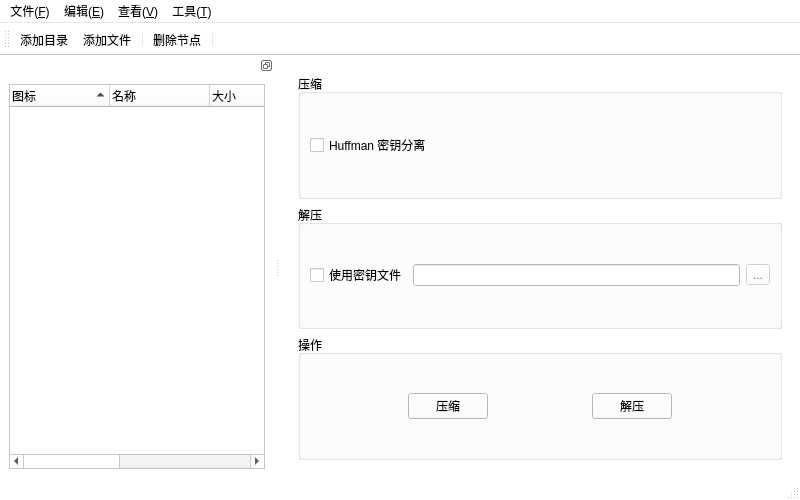
<?xml version="1.0" encoding="UTF-8"?>
<ui version="4.0">
 <class>MainWindow</class>
 <widget class="QMainWindow" name="MainWindow">
  <property name="geometry">
   <rect>
    <x>0</x>
    <y>0</y>
    <width>800</width>
    <height>500</height>
   </rect>
  </property>
  <property name="sizePolicy">
   <sizepolicy hsizetype="Preferred" vsizetype="Preferred">
    <horstretch>0</horstretch>
    <verstretch>0</verstretch>
   </sizepolicy>
  </property>
  <property name="minimumSize">
   <size>
    <width>0</width>
    <height>0</height>
   </size>
  </property>
  <property name="palette">
   <palette>
    <active>
     <colorrole role="WindowText">
      <brush brushstyle="SolidPattern">
       <color alpha="255">
        <red>0</red>
        <green>0</green>
        <blue>0</blue>
       </color>
      </brush>
     </colorrole>
     <colorrole role="Button">
      <brush brushstyle="SolidPattern">
       <color alpha="255">
        <red>255</red>
        <green>255</green>
        <blue>255</blue>
       </color>
      </brush>
     </colorrole>
     <colorrole role="Light">
      <brush brushstyle="SolidPattern">
       <color alpha="255">
        <red>255</red>
        <green>255</green>
        <blue>255</blue>
       </color>
      </brush>
     </colorrole>
     <colorrole role="Midlight">
      <brush brushstyle="SolidPattern">
       <color alpha="255">
        <red>255</red>
        <green>255</green>
        <blue>255</blue>
       </color>
      </brush>
     </colorrole>
     <colorrole role="Dark">
      <brush brushstyle="SolidPattern">
       <color alpha="255">
        <red>127</red>
        <green>127</green>
        <blue>127</blue>
       </color>
      </brush>
     </colorrole>
     <colorrole role="Mid">
      <brush brushstyle="SolidPattern">
       <color alpha="255">
        <red>170</red>
        <green>170</green>
        <blue>170</blue>
       </color>
      </brush>
     </colorrole>
     <colorrole role="Text">
      <brush brushstyle="SolidPattern">
       <color alpha="255">
        <red>0</red>
        <green>0</green>
        <blue>0</blue>
       </color>
      </brush>
     </colorrole>
     <colorrole role="BrightText">
      <brush brushstyle="SolidPattern">
       <color alpha="255">
        <red>255</red>
        <green>255</green>
        <blue>255</blue>
       </color>
      </brush>
     </colorrole>
     <colorrole role="ButtonText">
      <brush brushstyle="SolidPattern">
       <color alpha="255">
        <red>0</red>
        <green>0</green>
        <blue>0</blue>
       </color>
      </brush>
     </colorrole>
     <colorrole role="Base">
      <brush brushstyle="SolidPattern">
       <color alpha="255">
        <red>255</red>
        <green>255</green>
        <blue>255</blue>
       </color>
      </brush>
     </colorrole>
     <colorrole role="Window">
      <brush brushstyle="SolidPattern">
       <color alpha="255">
        <red>255</red>
        <green>255</green>
        <blue>255</blue>
       </color>
      </brush>
     </colorrole>
     <colorrole role="Shadow">
      <brush brushstyle="SolidPattern">
       <color alpha="255">
        <red>0</red>
        <green>0</green>
        <blue>0</blue>
       </color>
      </brush>
     </colorrole>
     <colorrole role="AlternateBase">
      <brush brushstyle="SolidPattern">
       <color alpha="255">
        <red>255</red>
        <green>255</green>
        <blue>255</blue>
       </color>
      </brush>
     </colorrole>
     <colorrole role="ToolTipBase">
      <brush brushstyle="SolidPattern">
       <color alpha="255">
        <red>255</red>
        <green>255</green>
        <blue>220</blue>
       </color>
      </brush>
     </colorrole>
     <colorrole role="ToolTipText">
      <brush brushstyle="SolidPattern">
       <color alpha="255">
        <red>0</red>
        <green>0</green>
        <blue>0</blue>
       </color>
      </brush>
     </colorrole>
     <colorrole role="PlaceholderText">
      <brush brushstyle="SolidPattern">
       <color alpha="127">
        <red>0</red>
        <green>0</green>
        <blue>0</blue>
       </color>
      </brush>
     </colorrole>
     <colorrole role="Accent">
      <brush brushstyle="SolidPattern">
       <color alpha="255">
        <red>255</red>
        <green>255</green>
        <blue>255</blue>
       </color>
      </brush>
     </colorrole>
    </active>
    <inactive>
     <colorrole role="WindowText">
      <brush brushstyle="SolidPattern">
       <color alpha="255">
        <red>0</red>
        <green>0</green>
        <blue>0</blue>
       </color>
      </brush>
     </colorrole>
     <colorrole role="Button">
      <brush brushstyle="SolidPattern">
       <color alpha="255">
        <red>255</red>
        <green>255</green>
        <blue>255</blue>
       </color>
      </brush>
     </colorrole>
     <colorrole role="Light">
      <brush brushstyle="SolidPattern">
       <color alpha="255">
        <red>255</red>
        <green>255</green>
        <blue>255</blue>
       </color>
      </brush>
     </colorrole>
     <colorrole role="Midlight">
      <brush brushstyle="SolidPattern">
       <color alpha="255">
        <red>255</red>
        <green>255</green>
        <blue>255</blue>
       </color>
      </brush>
     </colorrole>
     <colorrole role="Dark">
      <brush brushstyle="SolidPattern">
       <color alpha="255">
        <red>127</red>
        <green>127</green>
        <blue>127</blue>
       </color>
      </brush>
     </colorrole>
     <colorrole role="Mid">
      <brush brushstyle="SolidPattern">
       <color alpha="255">
        <red>170</red>
        <green>170</green>
        <blue>170</blue>
       </color>
      </brush>
     </colorrole>
     <colorrole role="Text">
      <brush brushstyle="SolidPattern">
       <color alpha="255">
        <red>0</red>
        <green>0</green>
        <blue>0</blue>
       </color>
      </brush>
     </colorrole>
     <colorrole role="BrightText">
      <brush brushstyle="SolidPattern">
       <color alpha="255">
        <red>255</red>
        <green>255</green>
        <blue>255</blue>
       </color>
      </brush>
     </colorrole>
     <colorrole role="ButtonText">
      <brush brushstyle="SolidPattern">
       <color alpha="255">
        <red>0</red>
        <green>0</green>
        <blue>0</blue>
       </color>
      </brush>
     </colorrole>
     <colorrole role="Base">
      <brush brushstyle="SolidPattern">
       <color alpha="255">
        <red>255</red>
        <green>255</green>
        <blue>255</blue>
       </color>
      </brush>
     </colorrole>
     <colorrole role="Window">
      <brush brushstyle="SolidPattern">
       <color alpha="255">
        <red>255</red>
        <green>255</green>
        <blue>255</blue>
       </color>
      </brush>
     </colorrole>
     <colorrole role="Shadow">
      <brush brushstyle="SolidPattern">
       <color alpha="255">
        <red>0</red>
        <green>0</green>
        <blue>0</blue>
       </color>
      </brush>
     </colorrole>
     <colorrole role="AlternateBase">
      <brush brushstyle="SolidPattern">
       <color alpha="255">
        <red>255</red>
        <green>255</green>
        <blue>255</blue>
       </color>
      </brush>
     </colorrole>
     <colorrole role="ToolTipBase">
      <brush brushstyle="SolidPattern">
       <color alpha="255">
        <red>255</red>
        <green>255</green>
        <blue>220</blue>
       </color>
      </brush>
     </colorrole>
     <colorrole role="ToolTipText">
      <brush brushstyle="SolidPattern">
       <color alpha="255">
        <red>0</red>
        <green>0</green>
        <blue>0</blue>
       </color>
      </brush>
     </colorrole>
     <colorrole role="PlaceholderText">
      <brush brushstyle="SolidPattern">
       <color alpha="127">
        <red>0</red>
        <green>0</green>
        <blue>0</blue>
       </color>
      </brush>
     </colorrole>
     <colorrole role="Accent">
      <brush brushstyle="SolidPattern">
       <color alpha="255">
        <red>255</red>
        <green>255</green>
        <blue>255</blue>
       </color>
      </brush>
     </colorrole>
    </inactive>
    <disabled>
     <colorrole role="WindowText">
      <brush brushstyle="SolidPattern">
       <color alpha="255">
        <red>127</red>
        <green>127</green>
        <blue>127</blue>
       </color>
      </brush>
     </colorrole>
     <colorrole role="Button">
      <brush brushstyle="SolidPattern">
       <color alpha="255">
        <red>255</red>
        <green>255</green>
        <blue>255</blue>
       </color>
      </brush>
     </colorrole>
     <colorrole role="Light">
      <brush brushstyle="SolidPattern">
       <color alpha="255">
        <red>255</red>
        <green>255</green>
        <blue>255</blue>
       </color>
      </brush>
     </colorrole>
     <colorrole role="Midlight">
      <brush brushstyle="SolidPattern">
       <color alpha="255">
        <red>255</red>
        <green>255</green>
        <blue>255</blue>
       </color>
      </brush>
     </colorrole>
     <colorrole role="Dark">
      <brush brushstyle="SolidPattern">
       <color alpha="255">
        <red>127</red>
        <green>127</green>
        <blue>127</blue>
       </color>
      </brush>
     </colorrole>
     <colorrole role="Mid">
      <brush brushstyle="SolidPattern">
       <color alpha="255">
        <red>170</red>
        <green>170</green>
        <blue>170</blue>
       </color>
      </brush>
     </colorrole>
     <colorrole role="Text">
      <brush brushstyle="SolidPattern">
       <color alpha="255">
        <red>127</red>
        <green>127</green>
        <blue>127</blue>
       </color>
      </brush>
     </colorrole>
     <colorrole role="BrightText">
      <brush brushstyle="SolidPattern">
       <color alpha="255">
        <red>255</red>
        <green>255</green>
        <blue>255</blue>
       </color>
      </brush>
     </colorrole>
     <colorrole role="ButtonText">
      <brush brushstyle="SolidPattern">
       <color alpha="255">
        <red>127</red>
        <green>127</green>
        <blue>127</blue>
       </color>
      </brush>
     </colorrole>
     <colorrole role="Base">
      <brush brushstyle="SolidPattern">
       <color alpha="255">
        <red>255</red>
        <green>255</green>
        <blue>255</blue>
       </color>
      </brush>
     </colorrole>
     <colorrole role="Window">
      <brush brushstyle="SolidPattern">
       <color alpha="255">
        <red>255</red>
        <green>255</green>
        <blue>255</blue>
       </color>
      </brush>
     </colorrole>
     <colorrole role="Shadow">
      <brush brushstyle="SolidPattern">
       <color alpha="255">
        <red>0</red>
        <green>0</green>
        <blue>0</blue>
       </color>
      </brush>
     </colorrole>
     <colorrole role="AlternateBase">
      <brush brushstyle="SolidPattern">
       <color alpha="255">
        <red>255</red>
        <green>255</green>
        <blue>255</blue>
       </color>
      </brush>
     </colorrole>
     <colorrole role="ToolTipBase">
      <brush brushstyle="SolidPattern">
       <color alpha="255">
        <red>255</red>
        <green>255</green>
        <blue>220</blue>
       </color>
      </brush>
     </colorrole>
     <colorrole role="ToolTipText">
      <brush brushstyle="SolidPattern">
       <color alpha="255">
        <red>0</red>
        <green>0</green>
        <blue>0</blue>
       </color>
      </brush>
     </colorrole>
     <colorrole role="PlaceholderText">
      <brush brushstyle="SolidPattern">
       <color alpha="127">
        <red>127</red>
        <green>127</green>
        <blue>127</blue>
       </color>
      </brush>
     </colorrole>
     <colorrole role="Accent">
      <brush brushstyle="SolidPattern">
       <color alpha="255">
        <red>255</red>
        <green>255</green>
        <blue>255</blue>
       </color>
      </brush>
     </colorrole>
    </disabled>
   </palette>
  </property>
  <property name="windowTitle">
   <string>HUFCompressor</string>
  </property>
  <property name="windowIcon">
   <iconset resource="icons.qrc">
    <normaloff>:/fileIcons/resources/title.ico</normaloff>:/fileIcons/resources/title.ico</iconset>
  </property>
  <widget class="QWidget" name="centralwidget">
   <layout class="QGridLayout" name="gridLayout">
    <item row="1" column="0">
     <widget class="QScrollArea" name="scrollArea_mainControl">
      <property name="frameShape">
       <enum>QFrame::NoFrame</enum>
      </property>
      <property name="frameShadow">
       <enum>QFrame::Plain</enum>
      </property>
      <property name="widgetResizable">
       <bool>true</bool>
      </property>
      <widget class="QWidget" name="scrollAreaWidgetContents">
       <property name="geometry">
        <rect>
         <x>0</x>
         <y>0</y>
         <width>519</width>
         <height>426</height>
        </rect>
       </property>
       <layout class="QGridLayout" name="gridLayout_3">
        <item row="0" column="1">
         <widget class="QGroupBox" name="groupBox_compress">
          <property name="sizePolicy">
           <sizepolicy hsizetype="Expanding" vsizetype="Expanding">
            <horstretch>0</horstretch>
            <verstretch>0</verstretch>
           </sizepolicy>
          </property>
          <property name="title">
           <string>压缩</string>
          </property>
          <layout class="QGridLayout" name="gridLayout_4">
           <item row="0" column="0">
            <widget class="QCheckBox" name="checkBox_useSeperateKeytoCompress">
             <property name="toolTip">
              <string>分离 Huffman 编码</string>
             </property>
             <property name="statusTip">
              <string>不写入 Huffman 信息到文件中，分离作为密钥文件</string>
             </property>
             <property name="text">
              <string>Huffman 密钥分离</string>
             </property>
            </widget>
           </item>
          </layout>
         </widget>
        </item>
        <item row="3" column="1">
         <widget class="QGroupBox" name="groupBox">
          <property name="sizePolicy">
           <sizepolicy hsizetype="Expanding" vsizetype="Expanding">
            <horstretch>0</horstretch>
            <verstretch>0</verstretch>
           </sizepolicy>
          </property>
          <property name="title">
           <string>操作</string>
          </property>
          <layout class="QHBoxLayout" name="horizontalLayout">
           <item>
            <spacer name="horizontalSpacer_2">
             <property name="orientation">
              <enum>Qt::Horizontal</enum>
             </property>
             <property name="sizeHint" stdset="0">
              <size>
               <width>40</width>
               <height>20</height>
              </size>
             </property>
            </spacer>
           </item>
           <item>
            <widget class="QPushButton" name="pushButton_compress">
             <property name="text">
              <string>压缩</string>
             </property>
            </widget>
           </item>
           <item>
            <spacer name="horizontalSpacer">
             <property name="orientation">
              <enum>Qt::Horizontal</enum>
             </property>
             <property name="sizeHint" stdset="0">
              <size>
               <width>40</width>
               <height>20</height>
              </size>
             </property>
            </spacer>
           </item>
           <item>
            <widget class="QPushButton" name="pushButton_decompress">
             <property name="text">
              <string>解压</string>
             </property>
            </widget>
           </item>
           <item>
            <spacer name="horizontalSpacer_3">
             <property name="orientation">
              <enum>Qt::Horizontal</enum>
             </property>
             <property name="sizeHint" stdset="0">
              <size>
               <width>40</width>
               <height>20</height>
              </size>
             </property>
            </spacer>
           </item>
          </layout>
         </widget>
        </item>
        <item row="1" column="1">
         <widget class="QGroupBox" name="groupBox_decompress">
          <property name="sizePolicy">
           <sizepolicy hsizetype="Expanding" vsizetype="Expanding">
            <horstretch>0</horstretch>
            <verstretch>0</verstretch>
           </sizepolicy>
          </property>
          <property name="title">
           <string>解压</string>
          </property>
          <layout class="QGridLayout" name="gridLayout_5">
           <item row="1" column="0">
            <layout class="QHBoxLayout" name="horizontalLayout_2">
             <item>
              <widget class="QCheckBox" name="checkBox_useKeytoDecompress">
               <property name="toolTip">
                <string>添加 Huffman 树密钥文件</string>
               </property>
               <property name="statusTip">
                <string>添加密钥文件作进行解码</string>
               </property>
               <property name="text">
                <string>使用密钥文件</string>
               </property>
              </widget>
             </item>
             <item>
              <widget class="QLineEdit" name="lineEdit_pathDisplay">
               <property name="enabled">
                <bool>false</bool>
               </property>
               <property name="text">
                <string/>
               </property>
               <property name="readOnly">
                <bool>true</bool>
               </property>
              </widget>
             </item>
             <item>
              <widget class="QToolButton" name="toolButton_selectPath">
               <property name="enabled">
                <bool>false</bool>
               </property>
               <property name="text">
                <string>...</string>
               </property>
              </widget>
             </item>
            </layout>
           </item>
          </layout>
         </widget>
        </item>
       </layout>
      </widget>
     </widget>
    </item>
   </layout>
  </widget>
  <widget class="QMenuBar" name="menubar">
   <property name="geometry">
    <rect>
     <x>0</x>
     <y>0</y>
     <width>800</width>
     <height>17</height>
    </rect>
   </property>
   <widget class="QMenu" name="menu_F">
    <property name="title">
     <string>文件(&amp;F)</string>
    </property>
    <addaction name="actFile_addDir"/>
    <addaction name="actFile_addFile"/>
    <addaction name="separator"/>
    <addaction name="act_Exit"/>
   </widget>
   <widget class="QMenu" name="menu_E">
    <property name="title">
     <string>编辑(&amp;E)</string>
    </property>
    <addaction name="actEdit_selectAll"/>
    <addaction name="actEdit_cancelAll"/>
    <addaction name="separator"/>
    <addaction name="actFile_deleteFileNode"/>
    <addaction name="actEdit_enbaleMultiSelect"/>
   </widget>
   <widget class="QMenu" name="menu_V">
    <property name="title">
     <string>查看(&amp;V)</string>
    </property>
    <addaction name="actView_displayIcons"/>
    <addaction name="actView_displayName"/>
    <addaction name="actView_displaySize"/>
    <addaction name="actView_displayPath"/>
    <addaction name="actView_displayEditTime"/>
    <addaction name="actView_displayProperties"/>
   </widget>
   <widget class="QMenu" name="menu_T">
    <property name="title">
     <string>工具(&amp;T)</string>
    </property>
    <addaction name="actTool_options"/>
    <addaction name="separator"/>
    <addaction name="actTool_about"/>
   </widget>
   <addaction name="menu_F"/>
   <addaction name="menu_E"/>
   <addaction name="menu_V"/>
   <addaction name="menu_T"/>
  </widget>
  <widget class="QStatusBar" name="statusbar"/>
  <widget class="QToolBar" name="toolBar">
   <property name="windowTitle">
    <string>toolBar</string>
   </property>
   <attribute name="toolBarArea">
    <enum>TopToolBarArea</enum>
   </attribute>
   <attribute name="toolBarBreak">
    <bool>false</bool>
   </attribute>
   <addaction name="actFile_addDir"/>
   <addaction name="actFile_addFile"/>
   <addaction name="separator"/>
   <addaction name="actFile_deleteFileNode"/>
   <addaction name="separator"/>
  </widget>
  <widget class="QDockWidget" name="dockWidget">
   <property name="sizePolicy">
    <sizepolicy hsizetype="Expanding" vsizetype="Expanding">
     <horstretch>0</horstretch>
     <verstretch>0</verstretch>
    </sizepolicy>
   </property>
   <property name="minimumSize">
    <size>
     <width>63</width>
     <height>80</height>
    </size>
   </property>
   <property name="features">
    <set>QDockWidget::DockWidgetFloatable|QDockWidget::DockWidgetMovable</set>
   </property>
   <attribute name="dockWidgetArea">
    <number>1</number>
   </attribute>
   <widget class="QWidget" name="dockWidgetContents">
    <layout class="QGridLayout" name="gridLayout_2">
     <item row="0" column="1">
      <widget class="QTreeWidget" name="treeWidget">
       <property name="sizePolicy">
        <sizepolicy hsizetype="Expanding" vsizetype="Expanding">
         <horstretch>0</horstretch>
         <verstretch>0</verstretch>
        </sizepolicy>
       </property>
       <property name="frameShape">
        <enum>QFrame::StyledPanel</enum>
       </property>
       <property name="frameShadow">
        <enum>QFrame::Plain</enum>
       </property>
       <property name="selectionMode">
        <enum>QAbstractItemView::ExtendedSelection</enum>
       </property>
       <property name="sortingEnabled">
        <bool>true</bool>
       </property>
       <property name="animated">
        <bool>true</bool>
       </property>
       <property name="headerHidden">
        <bool>false</bool>
       </property>
       <attribute name="headerVisible">
        <bool>true</bool>
       </attribute>
       <column>
        <property name="text">
         <string>图标</string>
        </property>
       </column>
       <column>
        <property name="text">
         <string>名称</string>
        </property>
       </column>
       <column>
        <property name="text">
         <string>大小</string>
        </property>
       </column>
       <column>
        <property name="text">
         <string>路径</string>
        </property>
       </column>
       <column>
        <property name="text">
         <string>修改时间</string>
        </property>
       </column>
       <column>
        <property name="text">
         <string>属性</string>
        </property>
       </column>
      </widget>
     </item>
    </layout>
   </widget>
  </widget>
  <action name="actFile_addDir">
   <property name="text">
    <string>添加目录</string>
   </property>
   <property name="toolTip">
    <string>添加一个现有目录</string>
   </property>
   <property name="statusTip">
    <string>添加一个现有目录，到视图所选目录下</string>
   </property>
   <property name="menuRole">
    <enum>QAction::NoRole</enum>
   </property>
  </action>
  <action name="actFile_addFile">
   <property name="text">
    <string>添加文件</string>
   </property>
   <property name="toolTip">
    <string>添加一个现有文件</string>
   </property>
   <property name="statusTip">
    <string>添加一个现有文件，到视图所选目录树下</string>
   </property>
   <property name="menuRole">
    <enum>QAction::NoRole</enum>
   </property>
  </action>
  <action name="actFile_deleteFileNode">
   <property name="text">
    <string>删除节点</string>
   </property>
   <property name="statusTip">
    <string>从视图树中删除节点</string>
   </property>
   <property name="menuRole">
    <enum>QAction::NoRole</enum>
   </property>
  </action>
  <action name="act_Exit">
   <property name="text">
    <string>退出</string>
   </property>
   <property name="toolTip">
    <string>退出程序</string>
   </property>
   <property name="statusTip">
    <string>退出程序</string>
   </property>
   <property name="menuRole">
    <enum>QAction::NoRole</enum>
   </property>
  </action>
  <action name="actEdit_selectAll">
   <property name="text">
    <string>全选</string>
   </property>
   <property name="statusTip">
    <string>全选视图树中所有节点</string>
   </property>
  </action>
  <action name="actEdit_cancelAll">
   <property name="text">
    <string>全部取消</string>
   </property>
   <property name="statusTip">
    <string>取消选择视图树中所有节点</string>
   </property>
  </action>
  <action name="actEdit_enbaleMultiSelect">
   <property name="checkable">
    <bool>true</bool>
   </property>
   <property name="checked">
    <bool>true</bool>
   </property>
   <property name="enabled">
    <bool>true</bool>
   </property>
   <property name="text">
    <string>复选</string>
   </property>
   <property name="toolTip">
    <string>启用复选</string>
   </property>
   <property name="statusTip">
    <string>启用视图树节点复选</string>
   </property>
  </action>
  <action name="actView_displayIcons">
   <property name="checkable">
    <bool>true</bool>
   </property>
   <property name="checked">
    <bool>true</bool>
   </property>
   <property name="text">
    <string>图标</string>
   </property>
   <property name="toolTip">
    <string>视图中显示图标</string>
   </property>
  </action>
  <action name="actView_displayName">
   <property name="checkable">
    <bool>true</bool>
   </property>
   <property name="checked">
    <bool>true</bool>
   </property>
   <property name="text">
    <string>名称</string>
   </property>
   <property name="toolTip">
    <string>视图中显示名称</string>
   </property>
  </action>
  <action name="actView_displaySize">
   <property name="checkable">
    <bool>true</bool>
   </property>
   <property name="checked">
    <bool>true</bool>
   </property>
   <property name="text">
    <string>大小</string>
   </property>
   <property name="toolTip">
    <string>视图中显示大小</string>
   </property>
  </action>
  <action name="actView_displayPath">
   <property name="checkable">
    <bool>true</bool>
   </property>
   <property name="checked">
    <bool>true</bool>
   </property>
   <property name="text">
    <string>路径</string>
   </property>
   <property name="toolTip">
    <string>视图中显示路径</string>
   </property>
  </action>
  <action name="actView_displayEditTime">
   <property name="checkable">
    <bool>true</bool>
   </property>
   <property name="text">
    <string>修改时间</string>
   </property>
   <property name="toolTip">
    <string>视图中显示修改时间</string>
   </property>
  </action>
  <action name="actView_displayProperties">
   <property name="checkable">
    <bool>true</bool>
   </property>
   <property name="text">
    <string>属性</string>
   </property>
   <property name="toolTip">
    <string>视图中显示属性</string>
   </property>
  </action>
  <action name="actTool_options">
   <property name="text">
    <string>选项</string>
   </property>
   <property name="toolTip">
    <string>设置相关内容</string>
   </property>
  </action>
  <action name="actTool_about">
   <property name="text">
    <string>About</string>
   </property>
  </action>
 </widget>
 <resources>
  <include location="icons.qrc"/>
 </resources>
 <connections>
  <connection>
   <sender>act_Exit</sender>
   <signal>triggered()</signal>
   <receiver>MainWindow</receiver>
   <slot>close()</slot>
   <hints>
    <hint type="sourcelabel">
     <x>-1</x>
     <y>-1</y>
    </hint>
    <hint type="destinationlabel">
     <x>316</x>
     <y>230</y>
    </hint>
   </hints>
  </connection>
  <connection>
   <sender>actEdit_selectAll</sender>
   <signal>triggered()</signal>
   <receiver>treeWidget</receiver>
   <slot>selectAll()</slot>
   <hints>
    <hint type="sourcelabel">
     <x>-1</x>
     <y>-1</y>
    </hint>
    <hint type="destinationlabel">
     <x>133</x>
     <y>248</y>
    </hint>
   </hints>
  </connection>
  <connection>
   <sender>actEdit_cancelAll</sender>
   <signal>triggered()</signal>
   <receiver>treeWidget</receiver>
   <slot>clearSelection()</slot>
   <hints>
    <hint type="sourcelabel">
     <x>-1</x>
     <y>-1</y>
    </hint>
    <hint type="destinationlabel">
     <x>133</x>
     <y>248</y>
    </hint>
   </hints>
  </connection>
 </connections>
</ui>
